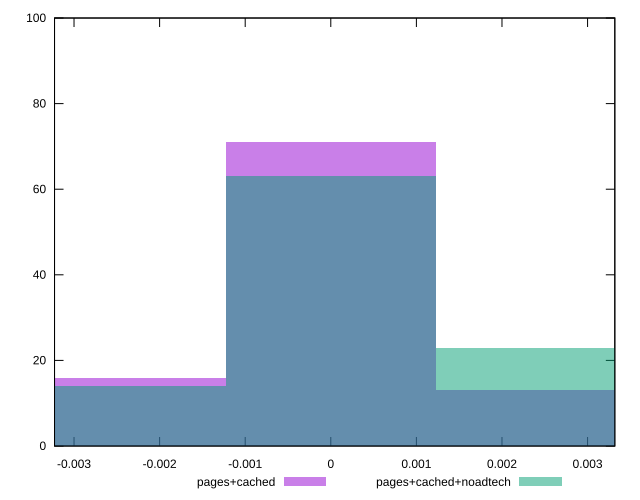

gnuplot code for this plot:
reset

$pagesCached <<EOF
0 71
0.0024490808179590297 13
-0.0024490808179590297 16
EOF

$pagesCachedNoadtech <<EOF
0.0024490808179590297 23
0 63
-0.0024490808179590297 14
EOF

set key outside below
set boxwidth 0.0024490808179590297
set xrange [-0.00322768740515231:0.003318380308963828]
set yrange [0:100]
set trange [0:100]
set style fill transparent solid 0.5 noborder
set terminal svg size 640, 500 enhanced background rgb 'white'
set output "report_00015_2021-02-09T16-11-33.973Z/meta/pScore-difference/comparison/histogram/1_vs_2.svg"

plot $pagesCached title "pages+cached" with boxes, \
     $pagesCachedNoadtech title "pages+cached+noadtech" with boxes

reset
